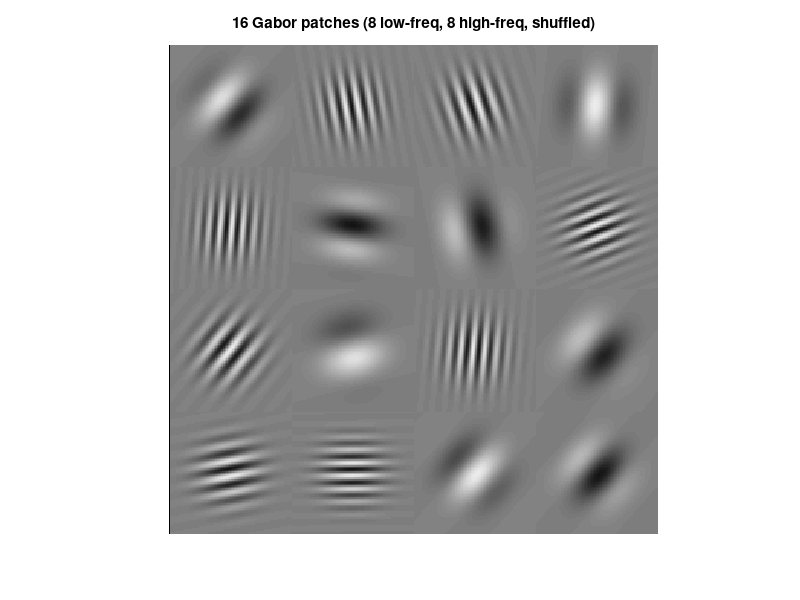

MATLAB code to generate this figure:
% generate_gabor_grid.m
%
% A 4x4 grid of 16 Gabor patches for a frequency-domain filtering lab:
% 8 patches carry a LOW spatial frequency, 8 carry a HIGH spatial
% frequency, with a deliberate GAP between the two bands and grid
% position shuffled randomly. A single well-chosen Gaussian/Butterworth
% low-pass or high-pass cutoff placed in that gap should then cleanly
% "zap" one whole group while leaving the other clearly visible.
%
% Why the gap matters: a small, spatially-localized patch is not a
% single point in frequency space -- it is a small Gaussian BLOB
% centred on its carrier frequency, with spread ~ 1/(2*pi*sigma) (the
% same time-frequency uncertainty tradeoff as Lecture 7's "uncertainty
% principle" slide). If the two bands were placed right up against the
% cutoff with no gap, patches near the boundary would only be
% partially attenuated instead of cleanly kept-or-zapped.

clear; close all; rng(1);   % fixed seed -> reproducible lab handout

%% Parameters
tileSize   = 80;              % pixels per patch
gridN      = 4;                % 4x4 grid
N          = tileSize*gridN;   % full image size (320 x 320)
sigma      = 14;               % Gaussian envelope std (pixels)
amplitude  = 0.42;              % contrast of the sinusoid around mid-grey
background = 0.5;

lowFreqRange  = [4  9];        % cyc/image
highFreqRange = [28 45];       % cyc/image -- gap (9 to 28) keeps every
                                % patch's spectral blob well clear of a
                                % cutoff placed in the middle of it

%% Assign each of the 16 grid cells to a group, then shuffle positions
nPatches = gridN*gridN;
isLow = [true(1, nPatches/2), false(1, nPatches/2)];
isLow = isLow(randperm(nPatches));

freqs   = zeros(1, nPatches);
orients = pi*rand(1, nPatches);      % 0..180 deg
phases  = 2*pi*rand(1, nPatches);

for k = 1:nPatches
    if isLow(k)
        freqs(k) = lowFreqRange(1) + diff(lowFreqRange)*rand();
    else
        freqs(k) = highFreqRange(1) + diff(highFreqRange)*rand();
    end
end

%% Render
img = background * ones(N, N);
[xx, yy] = meshgrid(1:tileSize, 1:tileSize);
cx = tileSize/2; cy = tileSize/2;

k = 0;
for row = 1:gridN
    for col = 1:gridN
        k = k + 1;
        xr = (xx-cx)*cos(orients(k)) + (yy-cy)*sin(orients(k));
        envelope = exp(-((xx-cx).^2 + (yy-cy).^2) / (2*sigma^2));
        carrier  = cos(2*pi*(freqs(k)/N)*xr + phases(k));
        patch = amplitude * envelope .* carrier;

        rowIdx = (row-1)*tileSize + (1:tileSize);
        colIdx = (col-1)*tileSize + (1:tileSize);
        img(rowIdx, colIdx) = img(rowIdx, colIdx) + patch;
    end
end

img = min(max(img, 0), 1);

%% Save the lab image
imwrite(img, 'gabor_grid_16.png');

% Ground truth (which grid cells are low/high) for YOUR reference when
% checking student results -- not meant to be handed out.
gridIsLow = reshape(isLow, gridN, gridN)';
save('gabor_grid_16_truth.mat', 'gridIsLow', 'freqs', 'orients', 'phases', ...
     'lowFreqRange', 'highFreqRange', 'tileSize', 'gridN', 'sigma', 'background');

%% Preview
figure('Color', 'w');
imshow(img);
title('16 Gabor patches (8 low-freq, 8 high-freq, shuffled)');
exportgraphics(gcf, 'gabor_grid_16_preview.png', 'Resolution', 300);

fprintf('Saved gabor_grid_16.png (%dx%d) and gabor_grid_16_truth.mat\n', N, N);
